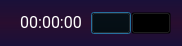
<?xml version="1.0" encoding="UTF-8"?>
<ui version="4.0">
 <class>minDialog</class>
 <widget class="QDialog" name="minDialog">
  <property name="geometry">
   <rect>
    <x>0</x>
    <y>0</y>
    <width>158</width>
    <height>46</height>
   </rect>
  </property>
  <property name="windowTitle">
   <string>Align Position</string>
  </property>
  <property name="windowIcon">
   <iconset resource="resource.qrc">
    <normaloff>:/icon/logo.ico</normaloff>:/icon/logo.ico</iconset>
  </property>
  <property name="styleSheet">
   <string notr="true">#minDialog {background-color: qlineargradient(x1:0 y1:0, x2:0 y2:1, stop:0 rgb(26, 16, 57), stop:0.5 rgb(41, 14, 47), stop:1 rgb(26, 16, 57))}
</string>
  </property>
  <layout class="QHBoxLayout" name="horizontalLayout">
   <property name="spacing">
    <number>0</number>
   </property>
   <item alignment="Qt::AlignVCenter">
    <widget class="QLabel" name="use_time_lbl">
     <property name="sizePolicy">
      <sizepolicy hsizetype="Fixed" vsizetype="Preferred">
       <horstretch>0</horstretch>
       <verstretch>0</verstretch>
      </sizepolicy>
     </property>
     <property name="minimumSize">
      <size>
       <width>80</width>
       <height>0</height>
      </size>
     </property>
     <property name="font">
      <font>
       <family>Roboto</family>
       <pointsize>12</pointsize>
      </font>
     </property>
     <property name="styleSheet">
      <string notr="true">color: white;
font-family: &quot;Roboto&quot;, sans-serif;</string>
     </property>
     <property name="text">
      <string>00:00:00</string>
     </property>
     <property name="alignment">
      <set>Qt::AlignCenter</set>
     </property>
    </widget>
   </item>
   <item>
    <widget class="QPushButton" name="stop_btn">
     <property name="styleSheet">
      <string notr="true">background: transparent;
</string>
     </property>
     <property name="text">
      <string/>
     </property>
     <property name="icon">
      <iconset resource="resource.qrc">
       <normaloff>:/icon/icons8-stop-48.png</normaloff>:/icon/icons8-stop-48.png</iconset>
     </property>
    </widget>
   </item>
   <item>
    <widget class="QPushButton" name="close_btn">
     <property name="styleSheet">
      <string notr="true">background: transparent;
</string>
     </property>
     <property name="text">
      <string/>
     </property>
     <property name="icon">
      <iconset resource="resource.qrc">
       <normaloff>:/icon/icons8-close-48.png</normaloff>:/icon/icons8-close-48.png</iconset>
     </property>
     <property name="iconSize">
      <size>
       <width>20</width>
       <height>20</height>
      </size>
     </property>
    </widget>
   </item>
  </layout>
 </widget>
 <resources>
  <include location="resource.qrc"/>
 </resources>
 <connections/>
</ui>
